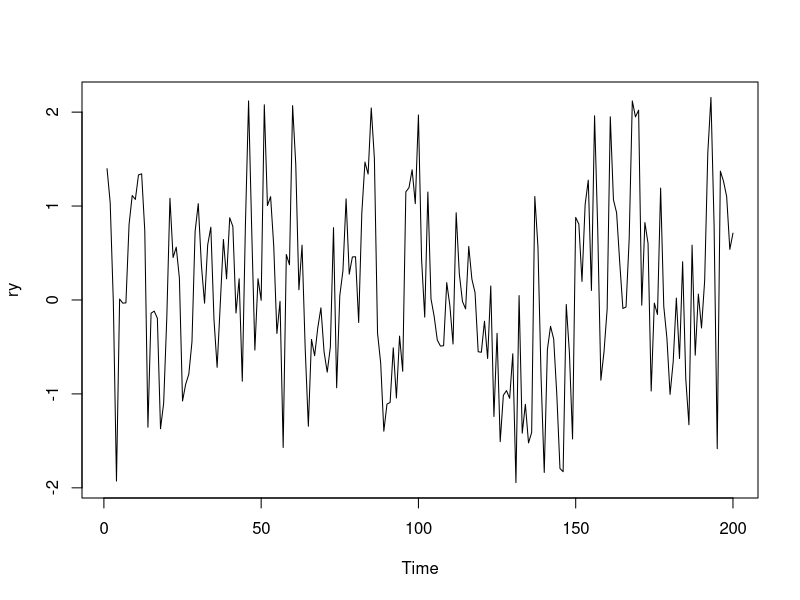
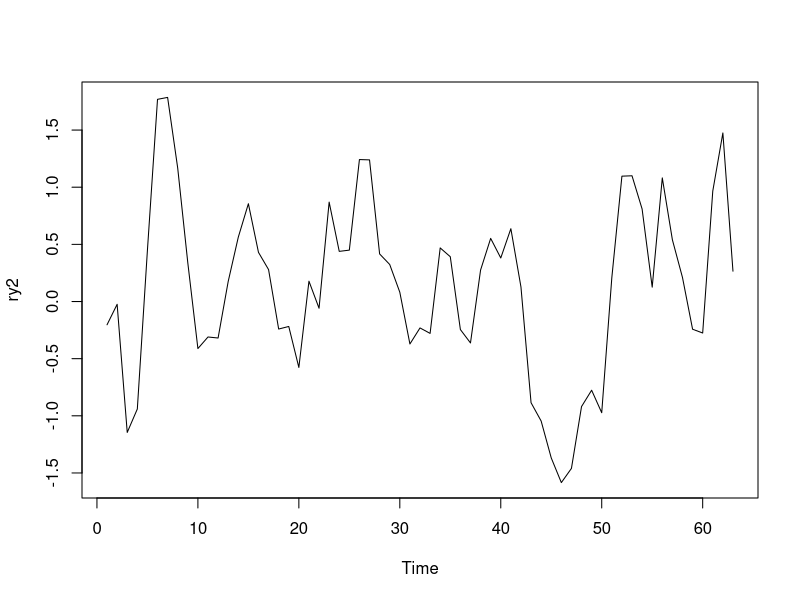
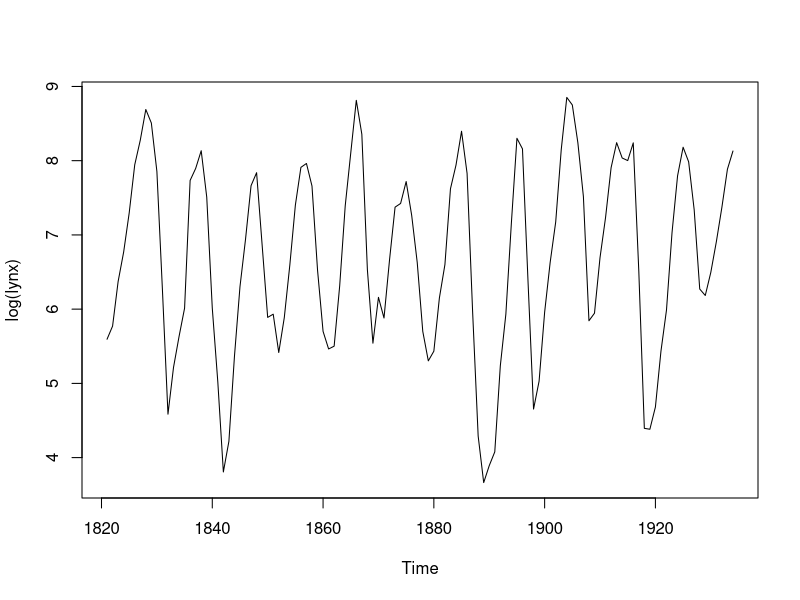
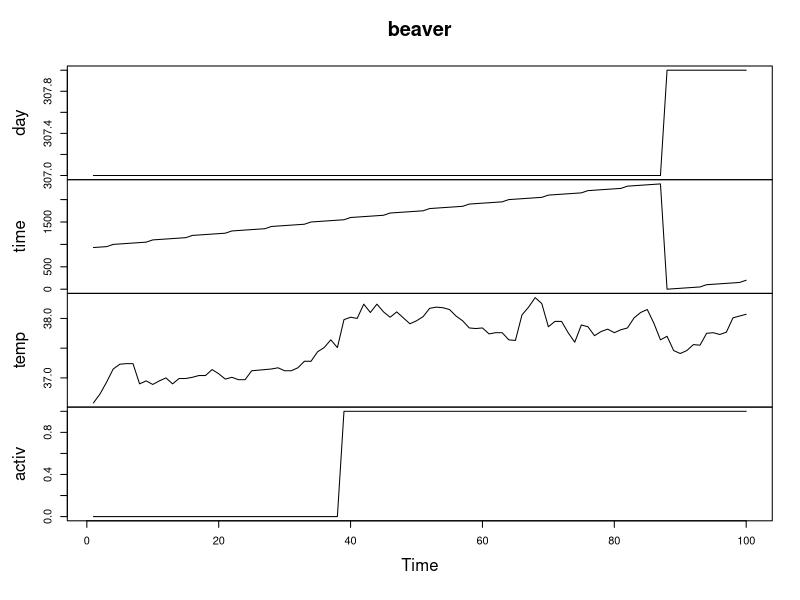
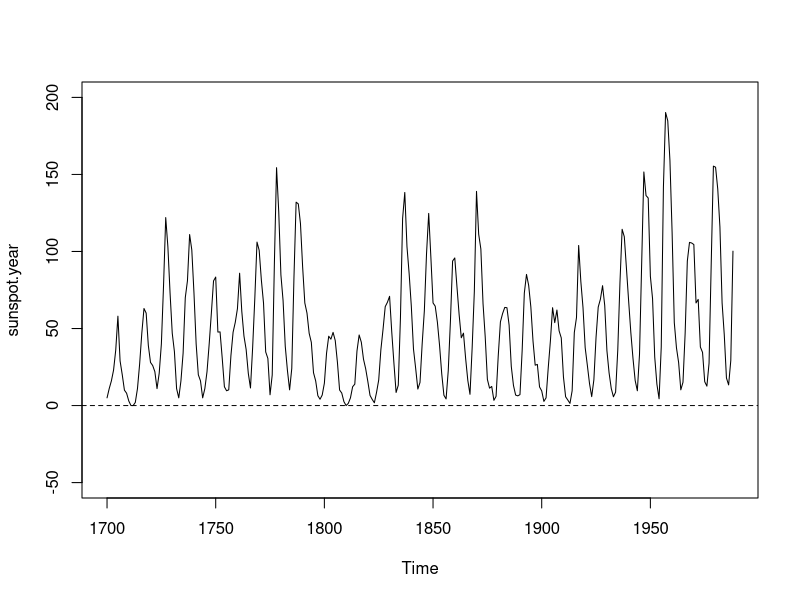
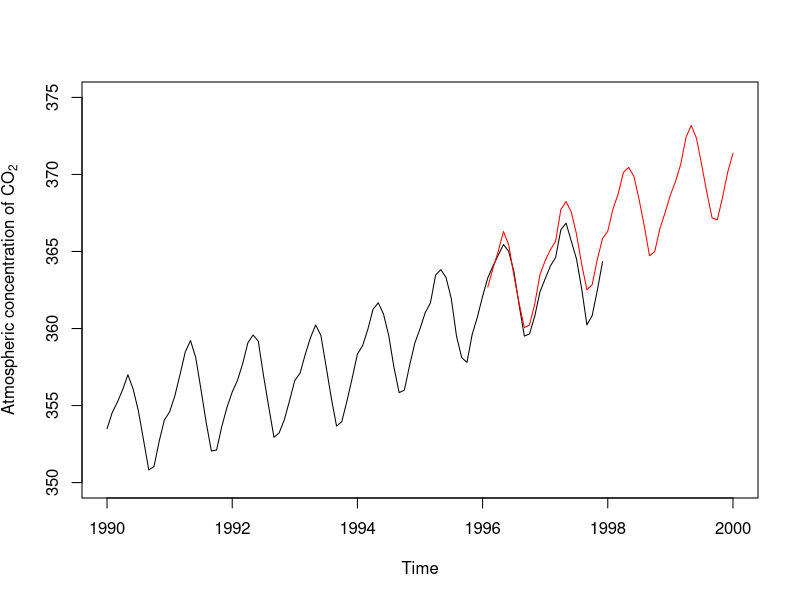
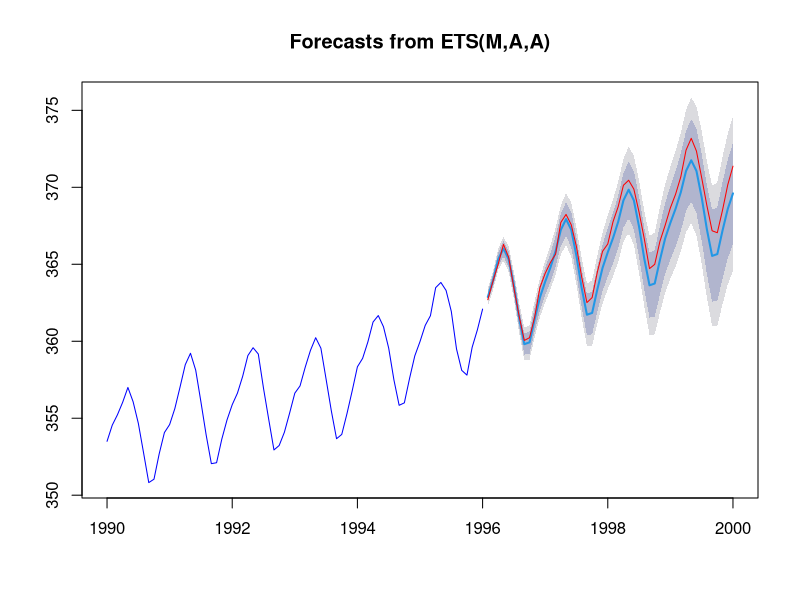

These figures' R source, in order:
## ---- chunk 1

## ---- chunk 2
# Parámetros
nsim <- 200   # Numero de simulaciones
xvar <- 1     # Varianza
xmed <- 0     # Media
rho <- 0.5    # Coeficiente AR
nburn <- 10   # Periodo de calentamiento (burn-in)
evar <- xvar*(1 - rho^2) # Varianza del error
# Simulación
set.seed(1)
ry <- arima.sim(list(order = c(1,0,0), ar = rho), 
            n = nsim, sd = sqrt(evar)) # n.start = nburn
plot(ry)
## ---- chunk 3
ry2 <- arima.sim(n = 63, list(ar = c(0.8897, -0.4858), 
          ma = c(-0.2279, 0.2488)),
          rand.gen = function(n, ...) sqrt(0.1796) * rt(n, df = 5))

plot(ry2)
## ---- chunk 4
library(boot)
# ?tsboot
## ---- chunk 5
# Datos
data(lynx)
# ?lynx
# Boot
library(boot)
lynx.fun <- function(tsb) {
  fit <- ar(tsb, order.max = 25)
  c(fit$order, mean(tsb)) 
}
# tsboot
set.seed(1)
tsboot(log(lynx), lynx.fun, R = 199, sim = "geom", l = 20)
## ---- chunk 6
# Datos
lynx1 <- log(lynx)
# Modelo
lynx.ar <- ar(lynx1)
# Residuos
lynx.res <- with(lynx.ar, resid[!is.na(resid)])
lynx.res <- lynx.res - mean(lynx.res)
# Boot
library(boot)
lynx.ord <- c(lynx.ar$order, 0, 0)
lynx.mod <- list(order = lynx.ord, ar = lynx.ar$ar)
lynx.args <- list(mean = mean(lynx1), model = lynx.mod)
lynx.black <- function(res, n.sim, ran.args) {
    m <- ran.args$mean
    ts.mod <- ran.args$model
    m + filter(res, ts.mod$ar, method = "recursive") 
}
# tsboot
set.seed(1)
tsboot(lynx.res, lynx.fun, R = 199, l = 20, 
        sim = "fixed", n.sim = 114,
        ran.gen = lynx.black, ran.args = lynx.args)
## ---- chunk 7
ts.plot(log(lynx))
lynx.ar <- ar(log(lynx))
lynx.ar$order
## ---- chunk 8
# ?beaver
plot(beaver)
class(beaver)
str(beaver) 
## ---- chunk 9
data <- beaver
# fit <- function( data ){ 
#   #  X <- cbind(rep(1,100),data$activ) # ErrorR
#   X <- cbind(rep(1, 100), data[,"activ"])
#   para <- list(X = X, data = data)
#   # assign("para",para, frame=1) # ErrorR
#   # assign("para", para, envir = .GlobalEnv)
#   para <<- para
#   # arima.mle # ErrorR
# ----------------------------
#   d <- arima.mle(x = para$data$temp,
#               model = list(ar = c(0.8)), xreg = para$X)
#   res <- arima.diag(d, plot = F, std.resid = T)$std.resid
#   res <- res[!is.na(res)]
#   list(
#     paras = c(d$model$ar, d$reg.coef, sqrt(d$sigma2)),
#     res = res - mean(res),
#     fit = X %*% d$reg.coef)  
# }
# 
# beaver.args <- fit(beaver)
# white.noise <- function(n.sim, ts) 
#     sample(ts, size = n.sim, replace = TRUE)
# beaver.gen <- function(ts, n.sim, ran.args){
#     tsb <- ran.args$res
#     fit <- ran.args$fit
#     coeff <- ran.args$paras
#     ts$temp <- fit + coeff[4] * arima.sim(model = list(ar = coeff[1]),
#         n = n.sim, rand.gen = white.noise, ts = tsb)
#     ts
# }
# new.beaver <- beaver.gen( beaver, 100, beaver.args )
## ---- chunk 10
# beaver.fun <- function(ts) fit(ts)$paras
# beaver.boot <- tsboot( beaver, beaver.fun, R=99,sim="model", 
#         n.sim=100,ran.gen=beaver.gen,ran.args=beaver.args) 
# names(beaver.boot)
# beaver.boot$t0
# beaver.boot$t[1:10,]
## ---- chunk 11
data(sunspot.year)  # WarningR: data set 'sunspot' not found
# ?sunspot.year
yl <- c(-50, 200)
plot(sunspot.year, ylim = yl)
abline(h = 0, lty = 2)
## ---- chunk 12
library(forecast)
# ?co2
data <- window(co2, 1990) # datos de co2 desde 1990 (hasta 1997)
plot(data, ylab = expression("Atmospheric concentration of CO"[2]), 
     xlim=c(1990,2000), ylim=c(350, 375))
data2 <- window(co2, 1990, 1996) # datos de co2 desde 1990 hasta 1996
fit <- ets(data2)
# Simulación condicional
set.seed(1)
ry <- simulate(fit, 12*4)
lines(ry, col="red")
## ---- chunk 13
plot(forecast(fit, h=12*4), col="blue")
lines(ry, col="red")
